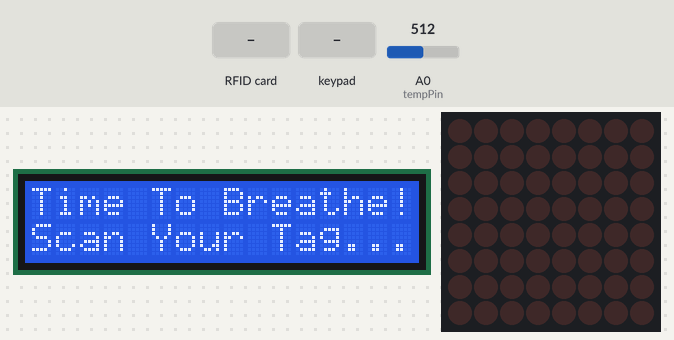
The sketch below on a simulated Arduino Mega 2560, built with avr-gcc and run on an emulated ATmega2560. On the bench: 16×2 character LCD, 8×8 LED matrix. The inputs (shaded band) are chosen by the test bench; at power-on: A0 (tempPin) = 512. The local clock reads 2024-03-15 10:24:30 at power-on unless the sketch sets it; what the sketch prints to the serial monitor is not drawn.

Above: at 1.4 s.
1.5 s: RFID card E4 6B 7A 2A held to the reader
At 3.2 s:
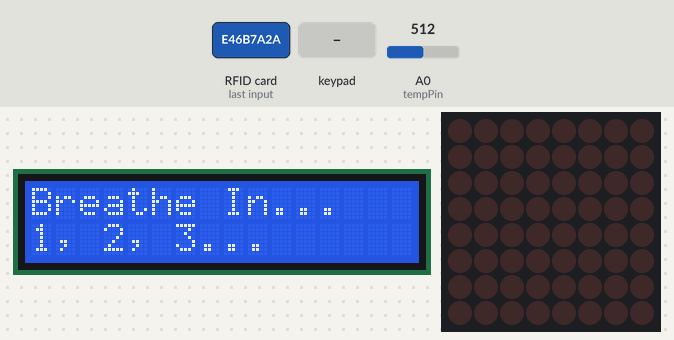
4.5 s: keypad keys 4 1 3 9 3 7 3 5 pressed 0.4 s apart
At 10.6 s:
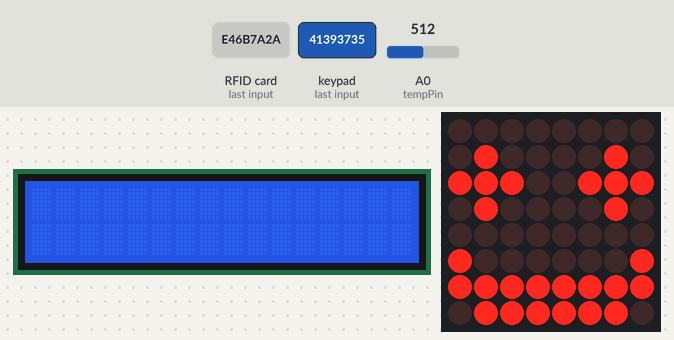
19.7 s: key '2' pressed
22.7 s: keypad keys 1 3 9 7 # pressed 0.4 s apart
At 26.1 s:
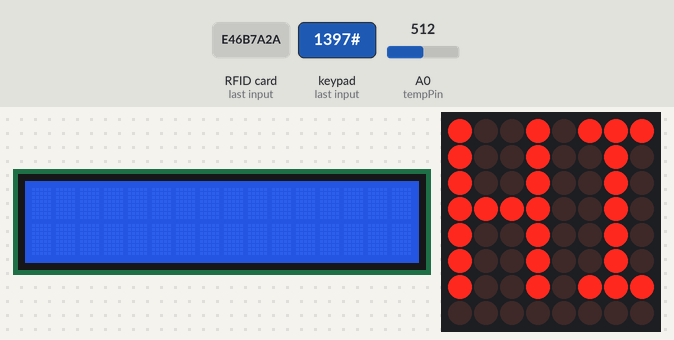
26.2 s: key '4' pressed
29.2 s: key '3' pressed
At 32.7 s:
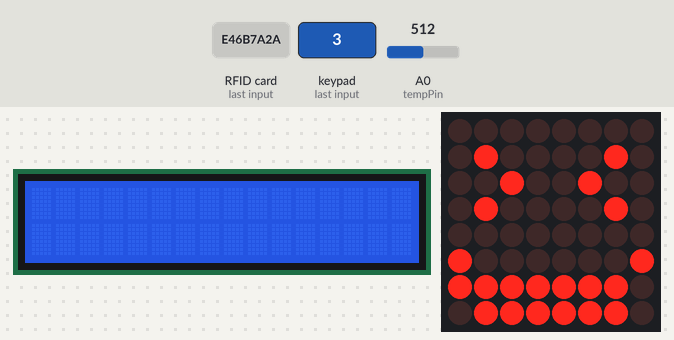
Timing chart, 0 to 34.2 s (numbered marks = the images above; inputs shaded):
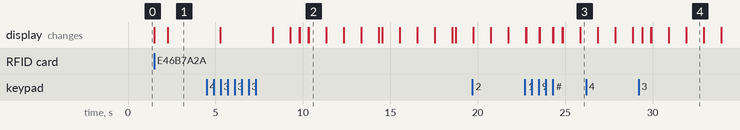

The sketch:

SystemMasterCode.ino
```cpp
/* @file CustomKeypad.pde
|| @version 1.0
|| @author Maitreya Dixit
     ** edited by Jonathon Hayes
||
|| @description
|| | Demonstrates changing the keypad size and key values.
|| #
*/

#include <Keypad.h> // Include Keypad Library (must be installed)
#include <LiquidCrystal.h>
#include <LedControl.h>

#include <MFRC522.h>
#include <Servo.h>
#include <SPI.h>

MFRC522 mfrc522(53, 5); // MFRC522 mfrc522(SS_PIN, RST_PIN)

char initial_password[4] = {'8', '8', '8', '8'};  // Variable to store initial password
String tagUID = "E4 6B 7A 2A";  // String to store UID of tag. Change it with your tag's UID
char password[4];   // Variable to store users password
boolean RFIDMode = true; // boolean to change modes
char key_pressed = 0; // Variable to store incoming keys
uint8_t i = 0;  // Variable used for counter

#include <Wire.h>
#include "RTClib.h"

DateTime now;
char daysOfTheWeek[7][12] = {"Sun", "Mon", "Tue", "Wed", "Thu", "Fri", "Sat"};

RTC_DS3231 rtc;

void showDate(void);
void showTime(void);
void showDay(void);

LedControl lc=LedControl(4,2,3,1);

/* we always wait a bit between updates of the display */
unsigned long delaytime1=1000;
unsigned long delaytime2=50;

int tempPin = 0;
//                BS  E  D4 D5  D6 D7
LiquidCrystal lcd(7, 8, 9, 10, 11, 12);

const byte ROWS = 4; // Four rows on keypad
const byte COLS = 4; // Four columns on keypad

// Define the symbols on the buttons of the keypads
char hexaKeys[ROWS][COLS] = {
  {'1','2','3','A'},
  {'4','5','6','B'},
  {'7','8','9','C'},
  {'*','0','#','D'}
};
byte rowPins[ROWS] = {49, 47, 45, 43}; // Connect to the row pinouts of the keypad (see Elegoo reference)
byte colPins[COLS] = {41, 39, 37, 35}; // Connect to the column pinouts of the keypad

// Initialize an instance of class Keypad
Keypad customKeypad = Keypad(makeKeymap(hexaKeys), rowPins, colPins, ROWS, COLS);

// Key values
int key1 = 49, key2 = 50, key3 = 51;
int key4 = 52, key5 = 53, key6 = 54;
int key7 = 55, key8 = 56, key9 = 57;

void setup(){
  Serial.begin(9600); // Setup serial monitor
  lcd.begin(16, 2);
  while (!Serial)     // Waits until ready
  // Setting Arduino Pins as Outputs
  pinMode(2, OUTPUT);
  pinMode(3, OUTPUT);

  lc.shutdown(0,false);
  /* Set the brightness to a medium values */
  lc.setIntensity(0,8);
  /* and clear the display */
  lc.clearDisplay(0);

  Serial.begin(9600);
  lcd.begin(16,2);
  //delay(2000);
  if (! rtc.begin())
  {
    Serial.println("Couldn't find RTC Module");
    while (1);
  }

  if (rtc.lostPower())
  {
    Serial.println("RTC lost power, lets set the time!");
    rtc.adjust(DateTime(F(__DATE__), F(__TIME__)));
  }
  rtc.adjust(DateTime(F(__DATE__), F(__TIME__)));

  lcd.begin(16,2);   // LCD screen
  SPI.begin();      // Init SPI bus
  mfrc522.PCD_Init();   // Init MFRC522
  lcd.clear(); // Clear LCD screen
}

/*
 This method will display the characters for the
 word "Arduino" one after the other on the matrix.
 (you need at least 5x7 leds to see the whole chars)
 */
void funnyEmoji() {
  /* here is the data for the characters */
  /*byte a[5]={B01111110,B10001000,B10001000,B10001000,B01111110};
  byte r[5]={B00010000,B00100000,B00100000,B00010000,B00111110};
  byte d[5]={B11111110,B00010010,B00100010,B00100010,B00011100};
  byte u[5]={B00111110,B00000100,B00000010,B00000010,B00111100};
  byte i[5]={B00000000,B00000010,B10111110,B00100010,B00000000};
  byte n[5]={B00011110,B00100000,B00100000,B00010000,B00111110};
  byte o[5]={B00011100,B00100010,B00100010,B00100010,B00011100};*/
  /*
  byte k[8]={B10001000,B10010000,B10100000,B11100000,B11100000,B10100000,B10010000,B10001000};
  byte r[8]={B11100000,B10010000,B10010000,B10010000,B11100000,B10010000,B10010000,B10010000};
  byte i[8]={B01111100,B00010000,B00010000,B00010000,B00010000,B00010000,B00010000,B01111100};
  byte s[8]={B00011000,B00100100,B00100000,B00111100,B00000100,B00000100,B00100100,B00011000};
  byte h[8]={B01001000,B01001000,B01001000,B01111000,B01001000,B01001000,B01001000,B01001000};
  byte n[8]={B01100100,B01100100,B01010100,B01010100,B01010100,B01001100,B01001100,B01000100};
  byte a[8]={B00010000,B00101000,B01000100,B01000100,B01111100,B01000100,B01000100,B01000100};*/

  byte k[8]={B00000000,B01000010,B11100111,B01000010,B00000000,B10000001,B11111111,B01111110};
  byte r[8]={B10010111,B10010010,B10010010,B11110010,B10010010,B10010010,B10010111,B00000000};
  byte i[8]={B00000000,B01000010,B00100100,B01000010,B00000000,B10000001,B11111110,B01111110};
  byte s[8]={B10011001,B01000010,B00100100,B10011001,B10011001,B00100100,B01000010,B10011001};

  /* now display them one by one with a small delay */
  lc.setRow(0,0,k[0]);
  lc.setRow(0,1,k[1]);
  lc.setRow(0,2,k[2]);
  lc.setRow(0,3,k[3]);
  lc.setRow(0,4,k[4]);
  lc.setRow(0,5,k[5]);
  lc.setRow(0,6,k[6]);
  lc.setRow(0,7,k[7]);
  lc.setRow(0,8,k[8]);
  delay(delaytime1);
  lc.setRow(0,0,r[0]);
  lc.setRow(0,1,r[1]);
  lc.setRow(0,2,r[2]);
  lc.setRow(0,3,r[3]);
  lc.setRow(0,4,r[4]);
  lc.setRow(0,5,r[5]);
  lc.setRow(0,6,r[6]);
  lc.setRow(0,7,r[7]);
  lc.setRow(0,8,r[8]);
  delay(delaytime1);
  lc.setRow(0,0,i[0]);
  lc.setRow(0,1,i[1]);
  lc.setRow(0,2,i[2]);
  lc.setRow(0,3,i[3]);
  lc.setRow(0,4,i[4]);
  lc.setRow(0,5,i[5]);
  lc.setRow(0,6,i[6]);
  lc.setRow(0,7,i[7]);
  lc.setRow(0,8,i[8]);
  delay(delaytime1);
  lc.setRow(0,0,s[0]);
  lc.setRow(0,1,s[1]);
  lc.setRow(0,2,s[2]);
  lc.setRow(0,3,s[3]);
  lc.setRow(0,4,s[4]);
  lc.setRow(0,5,s[5]);
  lc.setRow(0,6,s[6]);
  lc.setRow(0,7,s[7]);
  lc.setRow(0,8,s[8]);
  delay(delaytime1);
  lc.clearDisplay(0);
  /*lc.setRow(0,0,h[0]);
  lc.setRow(0,1,h[1]);
  lc.setRow(0,2,h[2]);
  lc.setRow(0,3,h[3]);
  lc.setRow(0,4,h[4]);
  lc.setRow(0,5,h[5]);
  lc.setRow(0,6,h[6]);
  lc.setRow(0,7,h[7]);
  lc.setRow(0,8,h[8]);
  delay(delaytime1);
  lc.setRow(0,0,n[0]);
  lc.setRow(0,1,n[1]);
  lc.setRow(0,2,n[2]);
  lc.setRow(0,3,n[3]);
  lc.setRow(0,4,n[4]);
  lc.setRow(0,5,n[5]);
  lc.setRow(0,6,n[6]);
  lc.setRow(0,7,n[7]);
  lc.setRow(0,8,n[8]);
  delay(delaytime1);
  lc.setRow(0,0,a[0]);
  lc.setRow(0,1,a[1]);
  lc.setRow(0,2,a[2]);
  lc.setRow(0,3,a[3]);
  lc.setRow(0,4,a[4]);
  lc.setRow(0,5,a[5]);
  lc.setRow(0,6,a[6]);
  lc.setRow(0,7,a[7]);
  lc.setRow(0,8,a[8]);
  delay(delaytime1);
  lc.setRow(0,0,0);
  lc.setRow(0,1,0);
  lc.setRow(0,2,0);
  lc.setRow(0,3,0);
  lc.setRow(0,4,0);
  lc.setRow(0,5,0);
  lc.setRow(0,6,0);
  lc.setRow(0,7,0);
  lc.setRow(0,8,0);
  delay(delaytime1);*/
}

void loop(){

  char keyvalue = customKeypad.getKey();

  // System will first look for mode
  if (RFIDMode == true) {
    lcd.setCursor(0, 0);
    lcd.print("Time To Breathe!");
    lcd.setCursor(0, 1);
    lcd.print("Scan Your Tag...");
    // Look for new cards
    if ( ! mfrc522.PICC_IsNewCardPresent()) {
      return;
    }
    // Select one of the cards
    if ( ! mfrc522.PICC_ReadCardSerial()) {
      return;
    }
    //Reading from the card
    String tag = "";
    for (byte j = 0; j < mfrc522.uid.size; j++)
    {
      tag.concat(String(mfrc522.uid.uidByte[j] < 0x10 ? " 0" : " "));
      tag.concat(String(mfrc522.uid.uidByte[j], HEX));
    }
    tag.toUpperCase();
    //Checking the card
    if (tag.substring(1) == tagUID)
    {
      // If UID of tag is matched.
      lcd.clear();
      lcd.print("Tag Matched");
      delay(750);
      lcd.clear();
      lcd.print("Breathe In...");
      lcd.setCursor(0, 1);
      lcd.print("1, 2, 3...");
      delay(3000);
      lcd.clear();
      lcd.print("Breathe Out...");
      lcd.setCursor(0, 1);
      lcd.print("1, 2, 3...");
      delay(3000);
      lcd.clear();
      lcd.print("You're Done!");
      delay(1000);
      lcd.clear();
      RFIDMode = false; // Make RFID mode false
    }
  }

  int tempReading = analogRead(tempPin);
  // This is OK
  double tempK = log(10000.0 * ((1024.0 / tempReading - 1)));
  tempK = 1 / (0.001129148 + (0.000234125 + (0.0000000876741 * tempK * tempK )) * tempK );       //  Temp Kelvin
  float tempC = tempK - 273.15;            // Convert Kelvin to Celcius
  float tempF = (tempC * 9.0)/ 5.0 + 32.0; // Convert Celcius to Fahrenheit

  if (keyvalue){
    Serial.println(keyvalue);
    if (keyvalue == 0){ // There is a function for this
      digitalWrite(3, HIGH); // Turns the blue LED on
      delay(500);            // Waits 100 ms
      digitalWrite(3, LOW);  // Turns the blue LED off
    }
    else if (keyvalue == key1){
      lcd.print("Welcome!");
      lcd.setCursor( 0, 1);
      lcd.print("It's A Good Day!");
      delay(500);
      lcd.clear();
    }
    else if (keyvalue == key2){
      lcd.print("Frustrated?");
      lcd.setCursor(0,1);
      lcd.print("Press Key 3!");
      delay(750);
      lcd.clear();
    }
    else if (keyvalue == key3){
      funnyEmoji();
    }
    else if (keyvalue == key4){
      lcd.print("Temp:");
      lcd.setCursor(0,1);
      lcd.print(tempF);
      delay(500);
      lcd.clear();
    }
    else if (keyvalue == key5){
      now = rtc.now();
      showDate();
      showDay();
      delay(750);
      lcd.clear();
     }
    }
   }

   void showDate()
 {
  lcd.setCursor(0,0);
  lcd.print(now.month());
  lcd.print('/');
  lcd.print(now.day());
  lcd.print('/');
  lcd.print(now.year());
 }
 void showDay()
 {
  lcd.setCursor(11,0);
  lcd.print(daysOfTheWeek[now.dayOfTheWeek()]);
 }
 void showTime()
 {
  lcd.setCursor(0,1);
  lcd.print("Time:");
  lcd.print(now.hour());
  lcd.print(':');
  lcd.print(now.minute());
  lcd.print(':');
  lcd.print(now.second());
  lcd.print("    ");
 }
```

Measured:
- after the input at 1.5 s, the display: first changes at once (image 1 shows a later state)
- after the input at 4.5 s, the display: first differs from a run without the input after 4.8 s (image 2 shows a later state)
- after the input at 22.7 s, the display: first differs from a run without the input after 1.6 s (image 3 shows a later state)
- after the input at 29.2 s, the display: first differs from a run without the input after 0.73 s (image 4 shows a later state)
- what the display in image 2 shows lasts 1.0 s, from 10.3 s to 11.3 s
